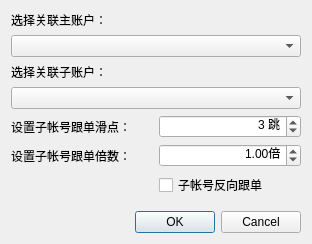
<?xml version="1.0" encoding="UTF-8"?>
<ui version="4.0">
 <class>relevanceDialog</class>
 <widget class="QDialog" name="relevanceDialog">
  <property name="geometry">
   <rect>
    <x>0</x>
    <y>0</y>
    <width>312</width>
    <height>244</height>
   </rect>
  </property>
  <property name="windowTitle">
   <string>设置账户关联</string>
  </property>
  <layout class="QVBoxLayout" name="verticalLayout">
   <item>
    <layout class="QGridLayout" name="gridLayout">
     <item row="0" column="0">
      <widget class="QLabel" name="label">
       <property name="text">
        <string>选择关联主账户：</string>
       </property>
      </widget>
     </item>
     <item row="1" column="0" colspan="2">
      <widget class="QComboBox" name="relevanceMainComboBox"/>
     </item>
     <item row="2" column="0">
      <widget class="QLabel" name="label_2">
       <property name="text">
        <string>选择关联子账户：</string>
       </property>
      </widget>
     </item>
     <item row="3" column="0" colspan="2">
      <widget class="QComboBox" name="relevanceAgentComboBox"/>
     </item>
     <item row="4" column="0">
      <widget class="QLabel" name="label_3">
       <property name="text">
        <string>设置子帐号跟单滑点：</string>
       </property>
      </widget>
     </item>
     <item row="4" column="1">
      <widget class="QSpinBox" name="slipSpinBox">
       <property name="layoutDirection">
        <enum>Qt::LeftToRight</enum>
       </property>
       <property name="alignment">
        <set>Qt::AlignRight|Qt::AlignTrailing|Qt::AlignVCenter</set>
       </property>
       <property name="suffix">
        <string> 跳</string>
       </property>
       <property name="prefix">
        <string/>
       </property>
       <property name="minimum">
        <number>1</number>
       </property>
       <property name="value">
        <number>3</number>
       </property>
      </widget>
     </item>
     <item row="5" column="0">
      <widget class="QLabel" name="label_4">
       <property name="text">
        <string>设置子帐号跟单倍数：</string>
       </property>
      </widget>
     </item>
     <item row="5" column="1">
      <widget class="QDoubleSpinBox" name="multipleDoubleSpinBox">
       <property name="alignment">
        <set>Qt::AlignRight|Qt::AlignTrailing|Qt::AlignVCenter</set>
       </property>
       <property name="suffix">
        <string>倍</string>
       </property>
       <property name="minimum">
        <double>0.010000000000000</double>
       </property>
       <property name="singleStep">
        <double>0.010000000000000</double>
       </property>
       <property name="value">
        <double>1.000000000000000</double>
       </property>
      </widget>
     </item>
     <item row="6" column="1">
      <widget class="QCheckBox" name="oppositeCheckBox">
       <property name="layoutDirection">
        <enum>Qt::LeftToRight</enum>
       </property>
       <property name="text">
        <string>子帐号反向跟单</string>
       </property>
      </widget>
     </item>
    </layout>
   </item>
   <item>
    <spacer name="verticalSpacer">
     <property name="orientation">
      <enum>Qt::Vertical</enum>
     </property>
     <property name="sizeHint" stdset="0">
      <size>
       <width>20</width>
       <height>42</height>
      </size>
     </property>
    </spacer>
   </item>
   <item>
    <layout class="QHBoxLayout" name="horizontalLayout">
     <item>
      <spacer name="horizontalSpacer">
       <property name="orientation">
        <enum>Qt::Horizontal</enum>
       </property>
       <property name="sizeHint" stdset="0">
        <size>
         <width>40</width>
         <height>20</height>
        </size>
       </property>
      </spacer>
     </item>
     <item>
      <widget class="QDialogButtonBox" name="buttonBox">
       <property name="orientation">
        <enum>Qt::Horizontal</enum>
       </property>
       <property name="standardButtons">
        <set>QDialogButtonBox::Cancel|QDialogButtonBox::Ok</set>
       </property>
      </widget>
     </item>
    </layout>
   </item>
  </layout>
 </widget>
 <resources/>
 <connections>
  <connection>
   <sender>buttonBox</sender>
   <signal>accepted()</signal>
   <receiver>relevanceDialog</receiver>
   <slot>accept()</slot>
   <hints>
    <hint type="sourcelabel">
     <x>248</x>
     <y>254</y>
    </hint>
    <hint type="destinationlabel">
     <x>157</x>
     <y>274</y>
    </hint>
   </hints>
  </connection>
  <connection>
   <sender>buttonBox</sender>
   <signal>rejected()</signal>
   <receiver>relevanceDialog</receiver>
   <slot>reject()</slot>
   <hints>
    <hint type="sourcelabel">
     <x>316</x>
     <y>260</y>
    </hint>
    <hint type="destinationlabel">
     <x>286</x>
     <y>274</y>
    </hint>
   </hints>
  </connection>
 </connections>
</ui>
